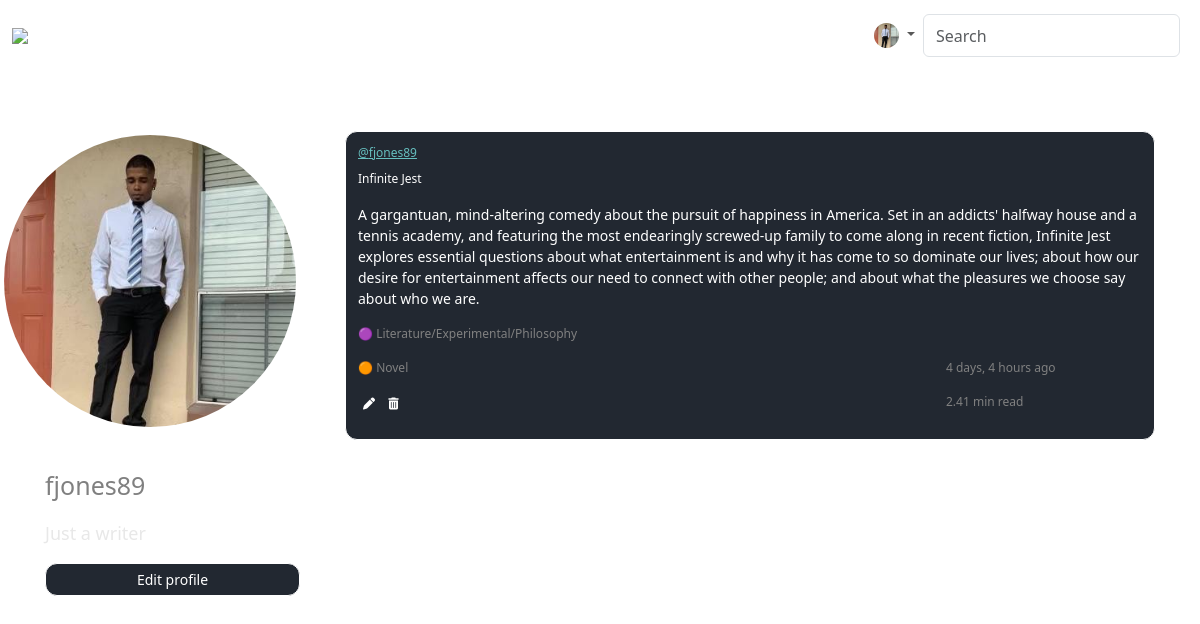
The page /profile/1/ (signed in) on the database its author committed.
### lithubs/models.py (models this page shows, shortened)
class User(AbstractUser):
    name = models.CharField(max_length = 200, null = True)
    email = models.EmailField(unique = True, null = True)
    bio = models.TextField(null = True)
    avatar = models.ImageField(upload_to='img/', default = 'avatar.svg')
    USERNAME_FIELD = 'email'
    REQUIRED_FIELDS = []

class Repository(models.Model):
    user = models.ForeignKey(User, on_delete = models.CASCADE)
    title = models.CharField(max_length = 200)
    synopsis = models.TextField()
    genre = models.CharField(max_length = 200)
    form = models.CharField(max_length = 200)
    body = models.TextField()
    updated = models.DateTimeField(auto_now = True)
    created = models.DateTimeField(auto_now_add = True)
    class Meta:
        verbose_name_plural = 'repositories'
        ordering = ['-updated', '-created']

### lithubs/views.py (the view, shortened to what this page needs)
# urls.py: path('profile/<str:pk>/', views.profile, name = 'profile'),
def profile(request, pk):
    user = User.objects.get(id = pk)
    repos = user.repository_set.all()[:6]
    user_profile = request.user
    form = UserForm(instance = user_profile)
    context = {'user': user, 'repos': repos, 'form': form}
    return render(request, 'lithubs/profile.html', context)

### lithubs/forms.py
class UserForm(ModelForm):
    class Meta:
        model = User
        fields = ['avatar', 'name', 'username', 'email', 'bio']

### lithubs/templates/lithubs/profile.html (shortened to what this page needs)
{% extends 'lithubs/main.html' %}
{% load static %}
{% block content %}
<div class="profile-wrapper">
	<div class="profile-img-wrapper">
	  <img class="profile-img" src="{{ user.avatar.url }}" alt="avatar">
	  <div class="profile-detail-container">
	    <p class="profile-name" onClick="onChange()">{{ user.name }}</p>
	    <p class="profile-username" onClick="onChange()">{{ user.username }}</p>
	    <p class="profile-bio" onClick="onChange()">{{ user.bio }}</p>
	    <button onClick="editShow()" class="profile-edit-btn">Edit profile</button>
	  </div>
	</div>
	{% include 'lithubs/repository_feed_component.html' %}
</div>
{% endblock content %}

### lithubs/templates/lithubs/navbar.html (shortened to what this page needs)
{% load static %}
<nav class="navbar navbar-expand-lg" style='background-color: none;'>
  <div class="container-fluid">
    <img src="{% static 'lithubs/img/parchment.png' %}" style='width: 50px'>
    <a class="navbar-brand" style='color:white; font-size: 30px;' href="{% url 'lithubs:index' %}">LitHub</a>
    <div class="collapse navbar-collapse" id="navbarSupportedContent">
      <ul class="navbar-nav ms-auto mb-2 mb-lg-0">
	{% if request.user.is_authenticated %}
        <li class="nav-item">
	 <a href="{% url 'lithubs:explore' %}"class="nav-link" style='color:white; font-size: 18px;'>Explore |</a>
        </li>
        <li class="nav-item">
	 <a href="{% url 'lithubs:discussion' %}"class="nav-link" style='color:white; font-size: 18px;'>Discussion |</a>
        </li>
        <li class="nav-item">
	 <a href="{% url 'lithubs:create-repository' %}"class="nav-link" style='color:white; font-size: 18px;'>Create |</a>
        </li>
        <li class="nav-item dropdown">
          <a class="nav-link dropdown-toggle" href="#" role="button" data-bs-toggle="dropdown" aria-expanded="false">
	    <img class="nav-profile-img" src="{{ user.avatar.url }}">
          </a>
        </li>
	{% endif %}
      <form class="d-flex" role="search" method="GET" action="{% url 'lithubs:discussion' %}">
        <input class="form-control me-2" type="text" name="q" placeholder="Search" aria-label="Search">
      </form>
      </ul>
    </div>
  </div>
</nav>

### lithubs/templates/lithubs/repository_feed_component.html
{% load static %}
{% load mathfilters %}
<div style="width: 90%; margin:0 auto;"class="">
  {% for repo in repos %}
    <div class="feed-repo-container">
      <a href="{% url 'lithubs:profile' user.id %}" class="feed-repo-user">@{{ repo.user.username }}</a>
      <p style="margin-top: 1%;"><a style="color: white; text-decoration: none;" href="{% url 'lithubs:repository' repo.id %}">{{ repo.title }}</a></p>
      <p id="repository-feed-synopsis">{{ repo.synopsis }}</p>
      <p class="repository-feed-genre">🟣 {{ repo.genre }}</p>
        <div class="profile-repo-form-created-grid">
	  <div>
	    <p>🟠 {{ repo.form }}</p>
	    {% if request.user == repo.user %}
	      <a href="{% url 'lithubs:update-repository' repo.id %}"><i style="color:white; padding: 5px;"class="fa fa-pen"></i></a>
	      <a href="{% url 'lithubs:delete-repository' repo.id %}"><i style="color:white; padding: 5px;" class="fa fa-trash fa-1x"></i></a>
	    {% endif %}
	  </div>
	  <div class="repository-read-time-container">
	    <p>{{ repo.created|timesince }} ago</p>
	    <p>{{ repo.synopsis|length|div:200 }} min read</p>
	  </div>
	</div>
    </div>
  {% endfor %}
</div>

### lithubs/static/lithubs/css/styles.css (style rules this page uses)
:root { --primary-color: #222831; --secondary-color: #66bfbf; --third-color: #222845; --azure: #ffffff; --grey: #808080; --lightgrey: #E8E8E8; }
.nav-profile-img { width: 25px; height: 25px; border-radius: 50%; }
.feed-repo-user { color: var(--secondary-color); }
.repository-read-time-container { color: var(--grey); }
.profile-wrapper { margin-top: 5%; display: grid; grid-template-columns: 1fr 3fr; }
.profile-img { display: block; margin: 0 auto; width: 300px; height: 300px; border-radius: 50%; border: 4px solid white; }
.profile-repo-form-created-grid { display: grid; grid-template-columns: 3fr 1fr; }
.feed-repo-container { background-color: var(--primary-color); border: 1px solid white; border-radius: 12px; padding: 12px; font-size: 12px; color: var(--grey); }
.profile-detail-container { margin-left: 15%; }
.profile-name { color: var(--azure); font-size: 30px; }
.profile-username { color: var(--grey); font-size: 25px; margin-top: -10%; }
.profile-bio { color: var(--lightgrey); font-size: 18px; }
.profile-edit-btn { width: 100%; background-color: var(--primary-color); color: var(--azure); font-size: 14px; border: 1px solid var(--azure); border-radius: 12px; padding: 5px; }
#repository-feed-synopsis { color: var(--azure); font-size: 14px; }

### rows shown on the page
User: avatar (picture), username "fjones89", bio "Just a writer"
Repository: user.username "fjones89", title "Infinite Jest", synopsis "A gargantuan, mind-altering comedy about the pursuit of happiness in America. Set in an addicts' halfway house and a tennis academy, and featuring the most endearingly screwed-up family to come along in recent fiction, Infinite Jest explores essential questions about what entertainment is and why it has come to so dominate our lives; about how our desire for entertainment affects our need to connect with other people; and about what the pleasures we choose say about who we are.", genre "Literature/Experimental/Philosophy", form "Novel", created "4 days, 4 hours", synopsis|length "2.41"
